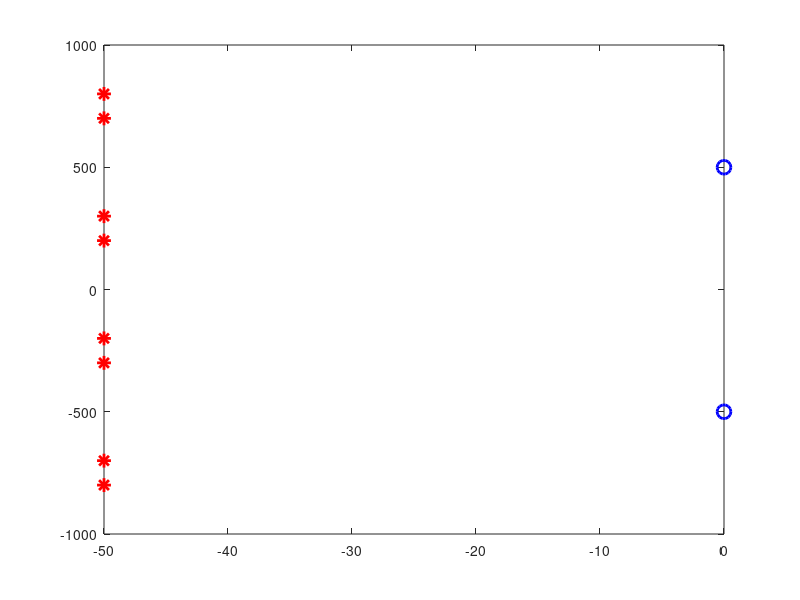

Write the MATLAB code that produced this figure. (Note: this script raises an error after producing the figure.)
% cps07_problem_7_2.m
% metoda projektowania "Zer & Biegunow" - filtry LP, HP, BP, BS
clear all; close all; clc;

%% wybor typu filtra
typ_filtra = 4;  % 1=LP, 2=HP, 3=BP, 4=BS

f = 0 : 0.5 : 2000;
w = 2*pi*f;
s = 1j*w;

%% 1. LOW-PASS: przepuszcza [0, 250] Hz
if typ_filtra == 1
    fprintf('=== LOW-PASS: przepuszcza [0, 250] Hz ===\n');
    
    % bieguny - definiuja czestotliwosc odciecia
    p = -100 + 1j*2*pi*[200, 250];
    p = [p conj(p)];
    
    % brak zer (lub mniej niz biegunow)
    z = [];
    
    wzm = 1e6;
    nazwa = 'LOW-PASS [0, 250] Hz';
end

%% 2. HIGH-PASS: przepuszcza [250, inf] Hz
if typ_filtra == 2
    fprintf('=== HIGH-PASS: przepuszcza [250, inf] Hz ===\n');
    
    % zera przy niskich czestotliwosciach
    z = [0, 0];  % podwojne zero w DC
    
    % bieguny przy wyzszych czestotliwosciach
    p = -50 + 1j*2*pi*[300, 400, 500];
    p = [p conj(p)];
    
    wzm = 1e8;
    nazwa = 'HIGH-PASS [250, inf] Hz';
end

%% 3. BAND-PASS: przepuszcza [400, 600] Hz
if typ_filtra == 3
    fprintf('=== BAND-PASS: przepuszcza [400, 600] Hz ===\n');
    
    % bieguny w pasmie przepustowym - wzmacniaja [400, 600] Hz
    p = -20 + 1j*2*pi*[450, 500, 550];
    p = [p conj(p)];
    
    % zera ponizej i powyzej pasma (mniej niz biegunow!)
    z = 1j*2*pi*[0, 200, 800];
    z = [z conj(z)];
    
    wzm = 1e4;
    nazwa = 'BAND-PASS [400, 600] Hz';
end

%% 4. BAND-STOP: przepuszcza [0, 400] i [600, inf] Hz
if typ_filtra == 4
    fprintf('=== BAND-STOP: przepuszcza [0,400] i [600,inf] Hz ===\n');
    
    % zera w pasmie zaporowym - usuwaja [400, 600] Hz
    z = 1j*2*pi*[500];
    z = [z conj(z)];
    
    % bieguny w pasmach przepustowych (wiecej niz zer)
    p = -50 + 1j*2*pi*[200, 300, 700, 800];
    p = [p conj(p)];
    
    wzm = 1e10;
    nazwa = 'BAND-STOP (notch) [400, 600] Hz';
end

%% obliczenie transmitancji
b = wzm * poly(z);
a = poly(p);
H = polyval(b, s) ./ polyval(a, s);

fprintf('Liczba zer: %d\n', length(z));
fprintf('Liczba biegunow: %d\n', length(p));

%% wykresy
figure(1);
plot(real(z), imag(z)/(2*pi), 'bo', 'MarkerSize', 10, 'LineWidth', 2); hold on;
plot(real(p), imag(p)/(2*pi), 'r*', 'MarkerSize', 10, 'LineWidth', 2);
xline(0, 'k--'); yline(0, 'k--'); hold off;
grid on;
title(['Zera (o) i Bieguny (*) - ' nazwa]);
xlabel('Re(s)'); ylabel('Im(s)/(2\pi) [Hz]');
legend('zera', 'bieguny');
pause

figure(2);
plot(f, 20*log10(abs(H)), 'b', 'LineWidth', 1.5);
xlabel('f [Hz]'); ylabel('|H(f)| [dB]');
title(['Charakterystyka amplitudowa - ' nazwa]);
grid on;
ylim([-80 20]);

if typ_filtra == 1
    xline(250, 'r--', 'f_c = 250 Hz');
elseif typ_filtra == 2
    xline(250, 'r--', 'f_c = 250 Hz');
elseif typ_filtra == 3
    xline(400, 'g--', '400 Hz');
    xline(600, 'g--', '600 Hz');
elseif typ_filtra == 4
    xline(400, 'r--', '400 Hz');
    xline(600, 'r--', '600 Hz');
end
pause

figure(3);
plot(f, unwrap(angle(H)), 'r', 'LineWidth', 1.5);
xlabel('f [Hz]'); ylabel('faza [rad]');
title(['Charakterystyka fazowa - ' nazwa]);
grid on;
pause

figure(4);
impulse(b, a);
title('Odpowiedz impulsowa');
grid on;
pause

figure(5);
step(b, a);
title('Odpowiedz skokowa');
grid on;

% metoda zer i biegunow jest prostsza i skutecniejsza nizdobor wspolczynnikow
% bo mamy bezposrednia kontrole nad:
% - gdzie sa dolki (zera)
% - gdzie sa gorki (bieguny)
% - stabilnoscia (bieguny w lewej polplaszczyznie)
